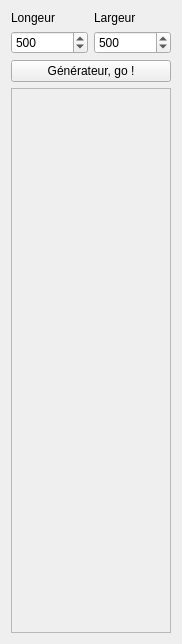
<?xml version="1.0" encoding="UTF-8"?>
<ui version="4.0">
 <class>GeneratorWidget</class>
 <widget class="QWidget" name="GeneratorWidget">
  <property name="geometry">
   <rect>
    <x>0</x>
    <y>0</y>
    <width>182</width>
    <height>644</height>
   </rect>
  </property>
  <property name="sizePolicy">
   <sizepolicy hsizetype="Minimum" vsizetype="Minimum">
    <horstretch>0</horstretch>
    <verstretch>0</verstretch>
   </sizepolicy>
  </property>
  <property name="windowTitle">
   <string>Form</string>
  </property>
  <layout class="QGridLayout" name="gridLayout">
   <item row="3" column="0" colspan="2">
    <widget class="QScrollArea" name="scrollArea">
     <property name="widgetResizable">
      <bool>true</bool>
     </property>
     <widget class="QWidget" name="scrollContent">
      <property name="geometry">
       <rect>
        <x>0</x>
        <y>0</y>
        <width>162</width>
        <height>535</height>
       </rect>
      </property>
      <layout class="QVBoxLayout" name="verticalLayout"/>
     </widget>
    </widget>
   </item>
   <item row="1" column="1">
    <widget class="QSpinBox" name="yMaxSpin">
     <property name="maximum">
      <number>10000</number>
     </property>
     <property name="value">
      <number>500</number>
     </property>
    </widget>
   </item>
   <item row="2" column="0" colspan="2">
    <widget class="QPushButton" name="launchButton">
     <property name="text">
      <string>Générateur, go !</string>
     </property>
    </widget>
   </item>
   <item row="0" column="0">
    <widget class="QLabel" name="label">
     <property name="text">
      <string>Longeur</string>
     </property>
    </widget>
   </item>
   <item row="0" column="1">
    <widget class="QLabel" name="label_2">
     <property name="text">
      <string>Largeur</string>
     </property>
    </widget>
   </item>
   <item row="1" column="0">
    <widget class="QSpinBox" name="xMaxSpin">
     <property name="maximum">
      <number>10000</number>
     </property>
     <property name="value">
      <number>500</number>
     </property>
    </widget>
   </item>
  </layout>
 </widget>
 <resources/>
 <connections/>
</ui>
